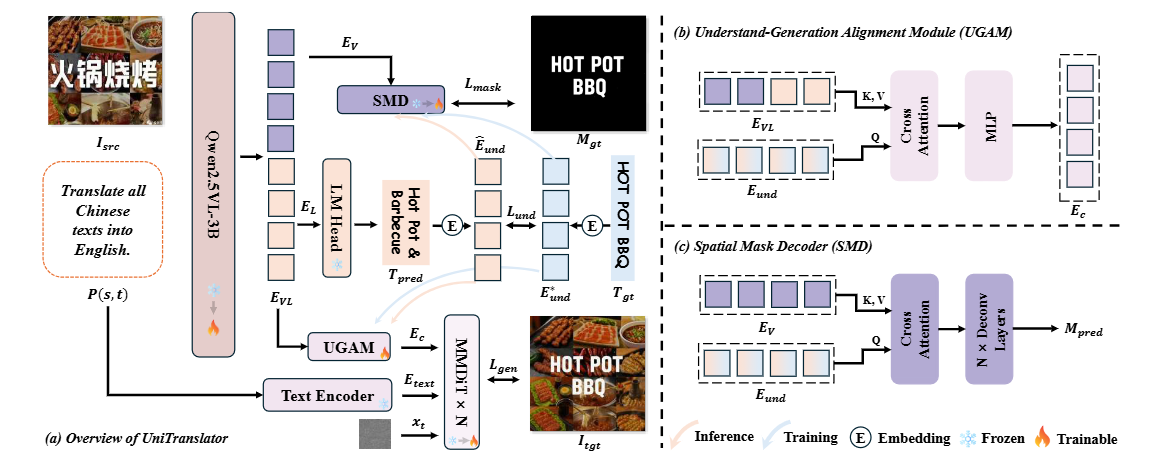
#> input picture assets/uni-framework.png, 1151 x 462 px
$ python resize_iimt30k.py ../assets out
#> lines starting #> are read from the running program, lines starting #| are printed output that depends on the picture
import os
import sys
from PIL import Image

def process_images(source_dir, target_dir):
    """
    将 source_dir 中的图片缩放到 512x512，
    然后从中心裁剪出高度 48、宽度 512 的区域，
    保存到 target_dir。
    """
#> called with source_dir = '../assets', target_dir = 'out'
    if not os.path.exists(target_dir):
        os.makedirs(target_dir)

    # 支持的图片扩展名
    extensions = ('.jpg', '.jpeg', '.png', '.bmp', '.tiff', '.webp')

    for filename in os.listdir(source_dir):
        if filename.lower().endswith(extensions):
            src_path = os.path.join(source_dir, filename)
            try:
                with Image.open(src_path) as img:
                    # 1. 缩放到 512x512（拉伸，不保持原比例）
#> img is the input picture: PIL image 1151x462 RGBA; mean R, G, B, A 226, 222.9, 223.3, 255
                    img_resized = img.resize((512, 512), Image.Resampling.LANCZOS)
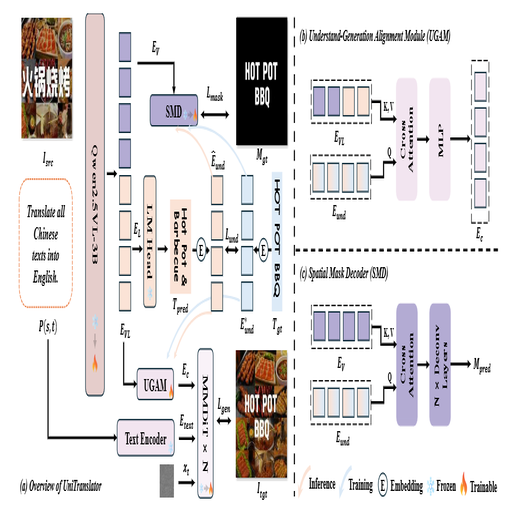
#> img_resized: PIL image 512x512 RGBA; mean R, G, B, A 225.6, 222.5, 222.9, 255

                    # 2. 中心裁剪 48x512（高48，宽512）
                    left = 0
                    top = (512 - 48) // 2          # 垂直方向中心点起始
                    right = 512
                    bottom = top + 48
                    img_cropped = img_resized.crop((left, top, right, bottom))
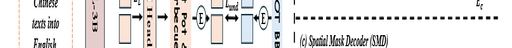
#> img_cropped: PIL image 512x48 RGBA; mean R, G, B, A 230.7, 228.8, 228.2, 255

                    # 3. 保存
                    target_path = os.path.join(target_dir, filename)
                    img_cropped.save(target_path)
                    print(f"Processed: {filename}")

            except Exception as e:
                print(f"Error processing {filename}: {e}")
#> pass 2 of the loop in process_images, `for filename in os.listdir(source_dir):`:
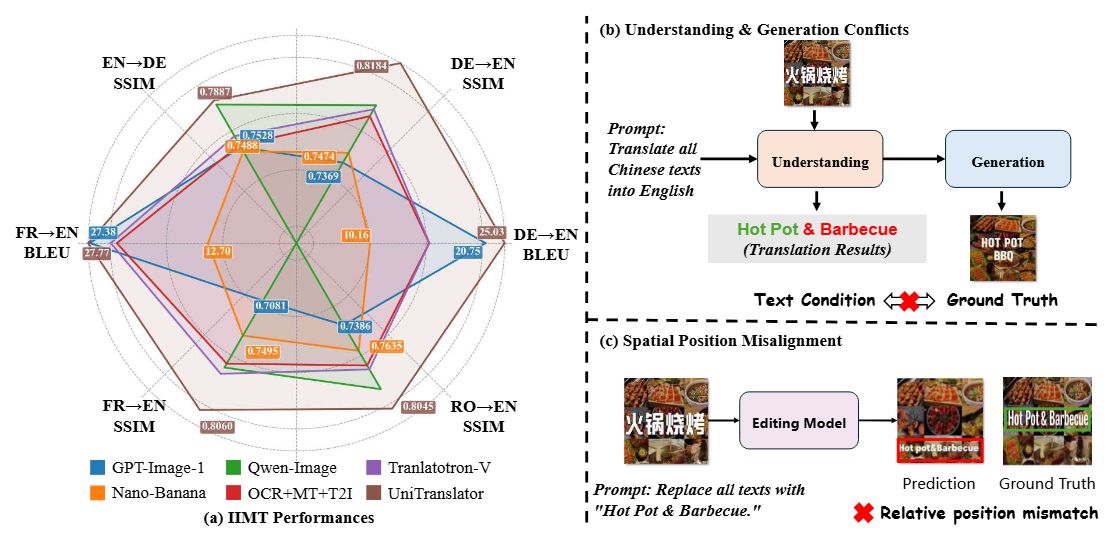
#> input picture assets/uni-motivation.png, 1111 x 541 px
#> in process_images, img is the input picture: PIL image 1111x541 RGBA; mean R, G, B, A 231.6, 226.6, 225.2, 255
#> in process_images, `img_resized = img.resize((512, 512), Image.Resampling.LANCZOS)`:
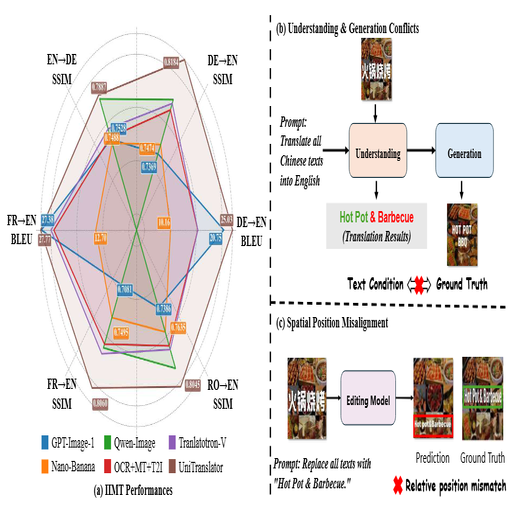
#> img_resized: PIL image 512x512 RGBA; mean R, G, B, A 231.3, 226.3, 224.9, 255
#> in process_images, `img_cropped = img_resized.crop((left, top, right, bottom))`:
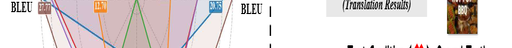
#> img_cropped: PIL image 512x48 RGBA; mean R, G, B, A 225.6, 217.9, 217.5, 255

if __name__ == "__main__":
    if len(sys.argv) != 3:
        print("Usage: python script.py <source_dir> <target_dir>")
        sys.exit(1)

    source_dir = sys.argv[1]
    target_dir = sys.argv[2]
    process_images(source_dir, target_dir)
